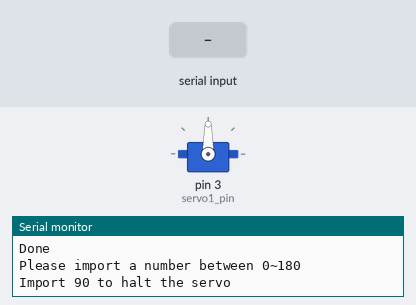
Simulated run of this sketch. Board: Arduino Uno, built with avr-gcc and run on an emulated ATmega328P. Shown: servo, the last lines printed to the serial monitor. Inputs (shaded band) come from the test bench.

Above: at 1.2 s.
1.3 s: "90,45\n" received over Serial
At 1.84 s:
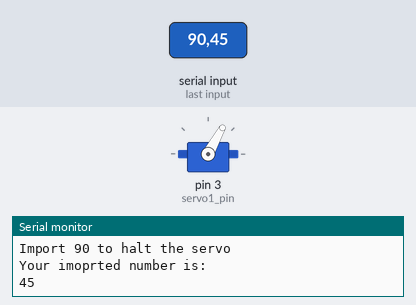
At 2.6 s:
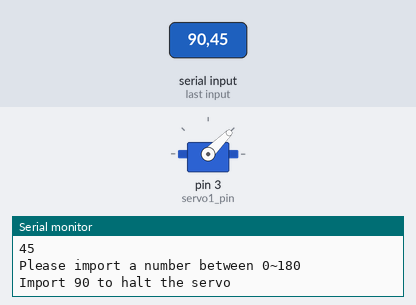
4.3 s: "30,150\n" received over Serial
At 11.3 s:
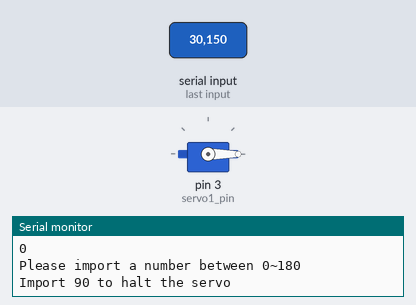
Timing chart, 0 to 12.8 s (numbered marks = the images above; inputs shaded):
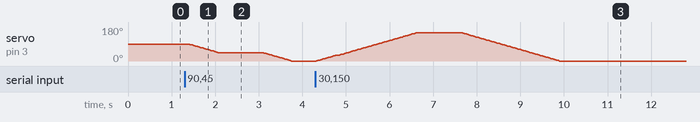

Measured:
- after the input at 1.3 s, servo on pin 3 (servo1_pin): moves from 90° to 0° over 2.4 s, starting after 0.09 s
- after the input at 4.3 s, servo on pin 3 (servo1_pin): rises from 0° to 150° in 2.3 s, then falls to 0° in 3.3 s

The sketch:

single_servo.ino
```cpp
/*
single_servo.ino

Author     : Wolf Chen
Date       : 2019/05/25
Description: This code can control a single servo with serial port.

What you need to prepare:
1. Arduino board
2. Servo motor
3. External power supply (if needed)

Tested material:
1. Arduino UNO
2. Servo MG996R

Input:
Angle/Angular velocity

Output:
None
*/

#include <Servo.h>
#include <math.h>

// define your servo name here
Servo servo1;

// set the initial state for the servo
int state      = 90;
// set the pin for your servo *please set it to the pin witch is PWM enable
int servo1_pin = 3;
// set the mininum and maxinum bandwidth
int min_band   = 500;
int max_band   = 2500;
//set the baud rate for serial port
int baud_rate  = 9600;

int motor_type = 0;
int time = 0;

// setup both servo and serial port
void setup(){
  // setup serial port
  Serial.begin(baud_rate);

  Serial.print("Initializing...\nPlease set your baud rate to ");
  Serial.print(baud_rate);
  Serial.print("\n");

  // setup servo
  // Servo.attach(pin, min_bandwidth = 544, max_bandwidth = 2400)
  servo1.attach(servo1_pin);
  // initialize the velocity of the motor
  servo1.write(state);
/*
  Serial.print("Please define your servo type\nIf you use an angle-controllable servo, enter 0\nIf you use a velocity-controllable servo, enter1");
  motor_type = Serial.read();
  Serial.println(motor_type);
*/
  Serial.print("Done\n\n");
}

void loop(){
  // request a value for servo
  Serial.print("Please import a number between 0~180\n");
  Serial.print("Import 90 to halt the servo\n\n");
  while (Serial.available() <= 0);

  if (motor_type == 1){
    // request a valeu for time
    Serial.print("Please enter your rotating time\n");
    time = Serial.parseInt();
  }

  if (Serial.available()){
    // read data from serial port
    int value = Serial.parseInt();

    if (value >= 0 && value <= 180){
      Serial.println("Your imoprted number is:\t");
      Serial.println(value);
      Serial.println("\n");
      int diff = value - state;
        if (diff > 0){
          for (int i = 0; i < (diff + 1); i++){
            servo1.write(state + i);
            delay(15);
          }
        }
        if (diff < 0){
          for (int i = 0; i > (diff - 1); i--){
            servo1.write(state + i);
            delay(15);
          }
        }
      state = value;
    }
    else {
      Serial.print("The number is not between 1~180/n");
    }
  }
}
```
